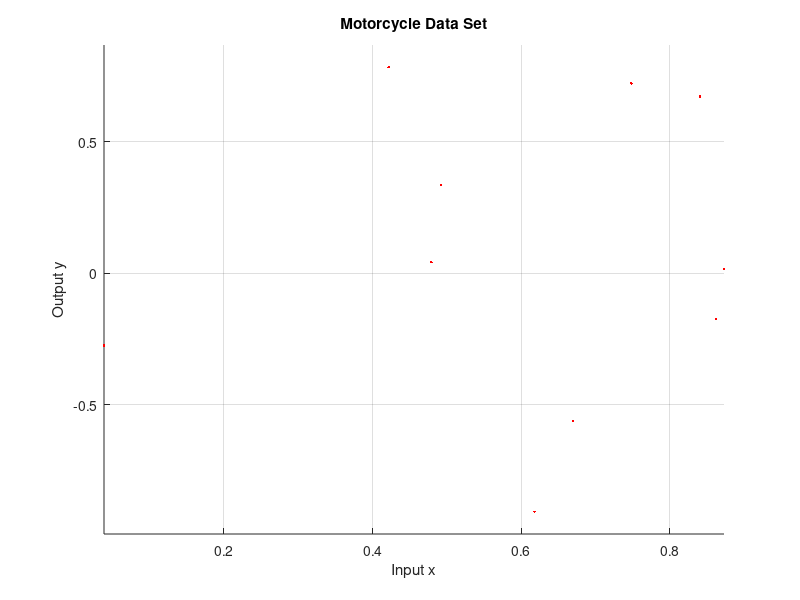

Here is the MATLAB script that generated this plot:
function [] = SmoothingProblem ();
N=10;
x =  rand(N,1);
% sin (2*pi*2*x.^2) + 0.2*randn(N ,1);
y = sin (2*pi*2*x.^2) + 0.2*randn(N ,1);
figure;
%FigureSet(1,'LTX');
h = plot(x,y,'r.');
set(h,'MarkerSize',6);
xlabel('Input x');
ylabel('Output y');
title('Motorcycle Data Set');
set(gca ,'Box','Off');
grid on;
ymin = min(y);
ymax = max(y);
yrng = ymax -ymin;
ymin = ymin - 0.05*yrng;
ymax = ymax + 0.05*yrng;
axis ([min(x) max(x) ymin ymax ]);
%AxisSet (8);
%print -depsc Test;
print -depsc SmoothingProblem;

return;